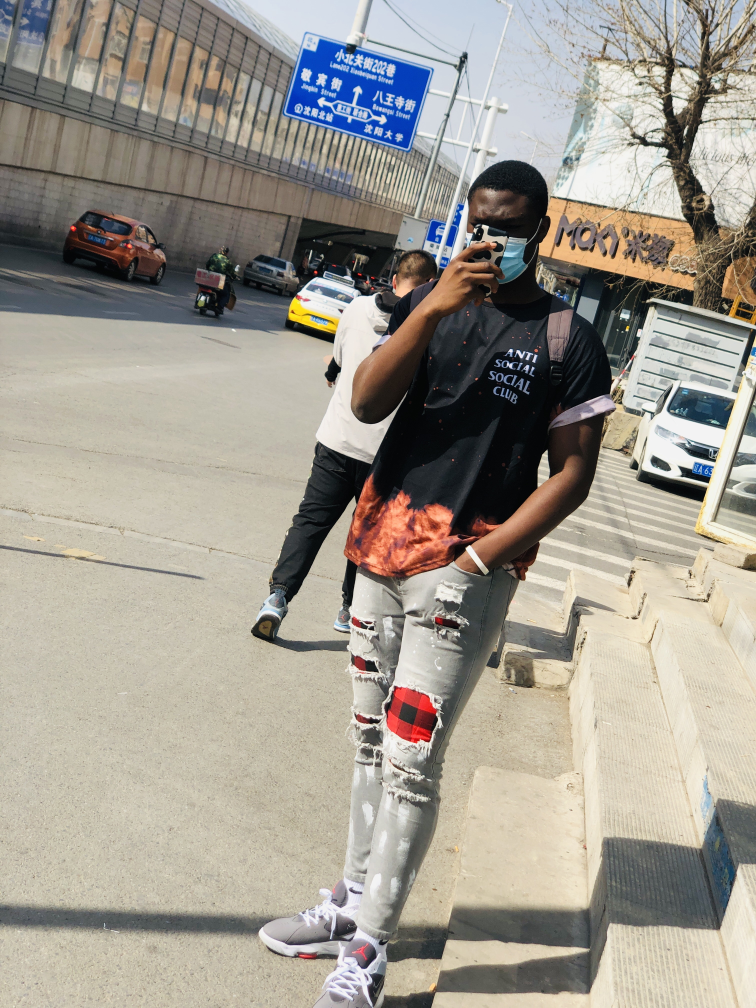
#> input picture photos/nana.jpg, 3024 x 4032 px (shown at 1/4 size)
$ python histogram.py
#> lines starting #> are read from the running program, lines starting #| are printed output that depends on the picture; after the words box and inside, x2 and y2 are one past the last pixel; in counts of white or black regions, pixels touching at a corner belong together
import cv2 as cv
import numpy as np
import matplotlib.pyplot as plt
import sys


img=cv.imread("photos/nana.jpg")
#> img is the input picture: shape (4032, 3024, 3); mean B, G, R 143.9, 153.9, 159.2
img=cv.resize(img,(500,500))
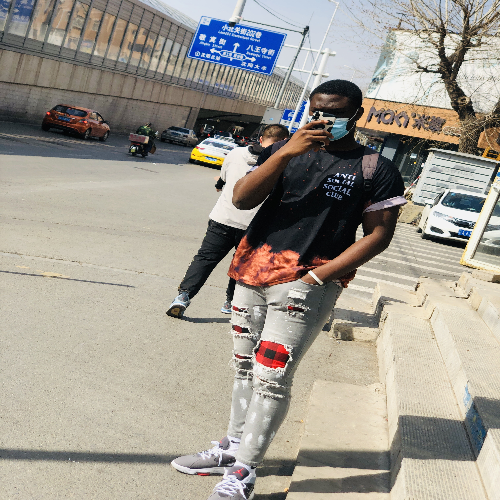
#> img: shape (500, 500, 3); mean B, G, R 143.8, 153.8, 159.1

blank=np.zeros(img.shape[:2],dtype="uint8")

mask=cv.circle(blank,(img.shape[1]//2,img.shape[0]//2),200,255,-1)
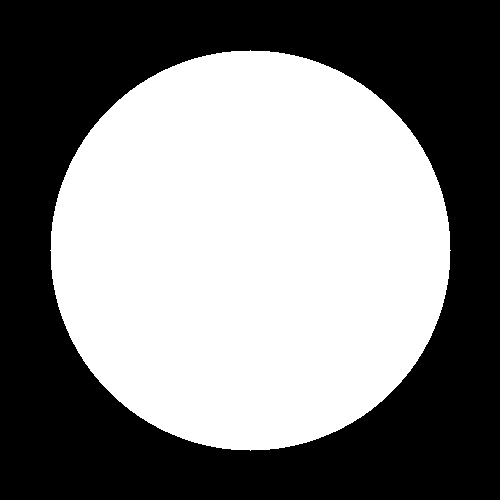
#> blank: shape (500, 500); 50.3% white; 1 black region, box (x1, y1, x2, y2) and area: (0, 0, 500, 500) 124371
masked=cv.bitwise_and(img,img,mask=mask)
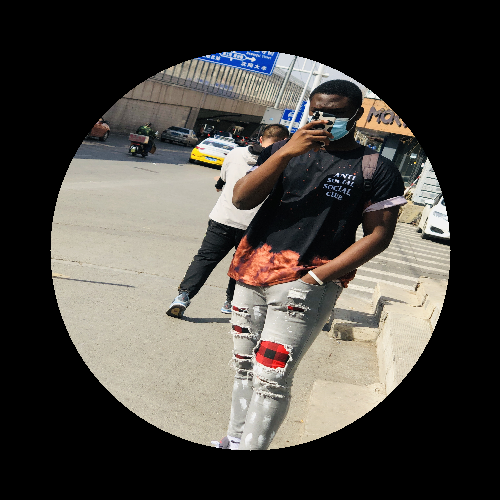
#> masked: shape (500, 500, 3); mean B, G, R 66.3, 71.7, 75.4
cv.imshow("mask",masked)


plt.figure()
plt.title("Color Histogram")
plt.xlabel("Bins")
plt.ylabel("#of pixels")

colors=('b','g','r')

for i,col in enumerate(colors):
    hist=cv.calcHist(img,[i],None,[256],[0,256])
    plt.plot(hist,color=col)
    plt.xlim([0,256])

plt.show()
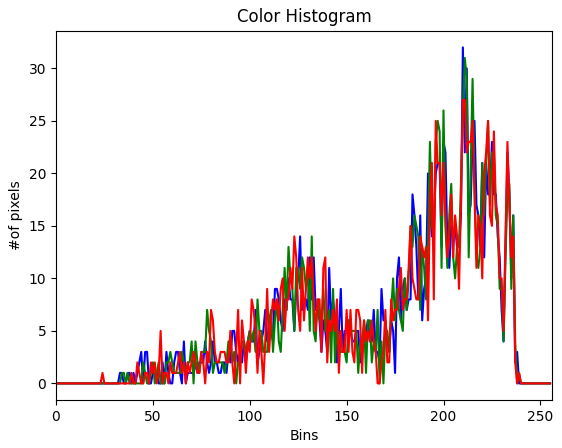
#> figure drawn by matplotlib, 1 panel; curve peaks at x = 210, y = 32; curve peaks at x = 211, y = 31; curve peaks at x = 210, y = 27
